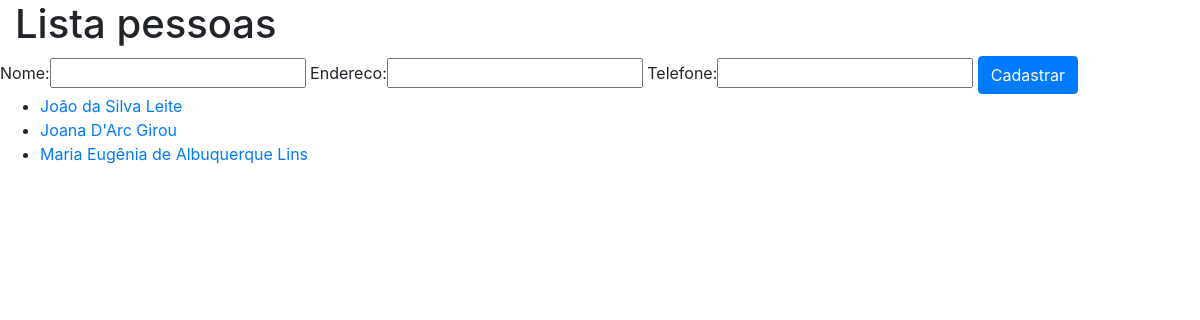
The page /pessoas/ on the database as committed earlier.
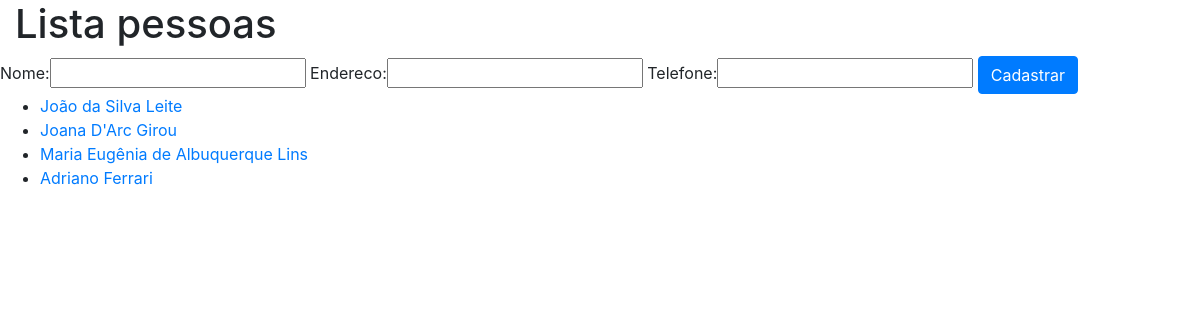
The same page on the database as committed later.
### core/models.py (models this page shows, shortened)
class Pessoa(models.Model):
    nome = models.CharField(max_length=100)
    endereco = models.CharField(max_length=200)
    telefone = models.CharField(max_length=15)

### core/views.py (the view)
# urls.py: path('pessoas/', lista_pessoas, name='core_lista_pessoas'),
def lista_pessoas(request):
    pessoas = Pessoa.objects.all()
    form = PessoaForm()
    data = {'pessoas': pessoas, 'form': form}
    return render(request, 'core/lista_pessoas.html', data)

### core/forms.py
class PessoaForm(ModelForm):
    class Meta:
        model = Pessoa
        fields = '__all__'

### core/templates/core/lista_pessoas.html (shortened to what this page needs)
{% extends 'base.html' %}
{% load bootstrap %}
{% block main %}
<div class="row">
    <div class="col-12">
        <h1>Lista pessoas</h1>
    </div>
</div>
<div class="row">
    <div class="col-sm-6.">
        <form action="{% url 'core_pessoa_nova' %}" method="POST">
            {{ form|bootstrap }}
            <button type="submit" class="btn btn-primary">Cadastrar</button>
        </form>
    </div>
    <div class="col-sm-6.">
        <ul>
            {% for pessoa in pessoas %}
                <li>
                    <a href="{% url 'core_pessoa_update' pessoa.id %}">{{ pessoa.nome }}</a>
                </li>
            {% endfor %}
        </ul>
    </div>
</div>
{% endblock %}

### templates/base.html (shortened to what this page needs)
{% load static %}
<!DOCTYPE html>
<html lang="en">
<head>
    <link rel="stylesheet" href="{% static 'bootstrap/css/bootstrap.css' %}">
</head>
<body>
    <div class="container-fluid">
      {% block main %}
        {% endblock %}
    </div>
</body>
</html>

Rows that differ between the two databases and show on the page:
added Pessoa: nome "Adriano Ferrari"
